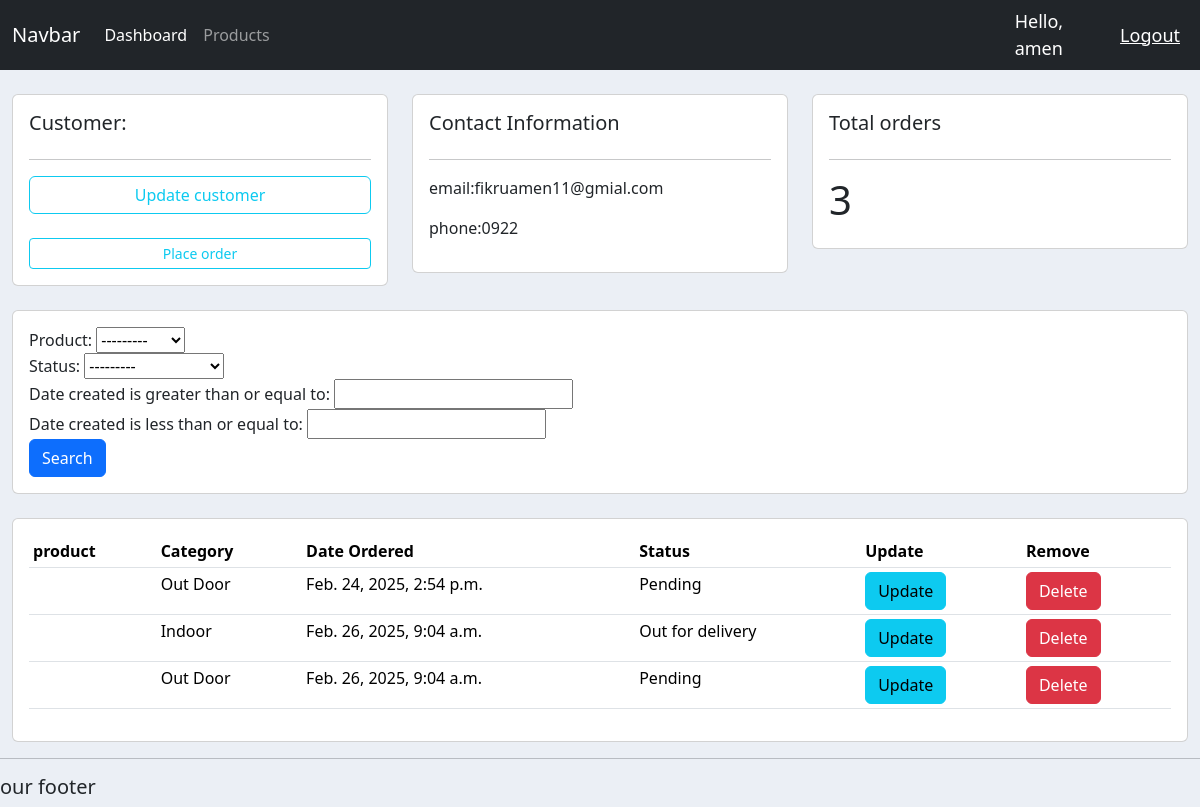
The app's page /customer/1/ (signed in) with its own data.
### accounts/models.py (models this page shows, shortened)
class Customer(models.Model):
    name = models.CharField(max_length=200, null=True)
    phone = models.CharField(max_length=20, null=True)
    email = models.CharField(max_length=30, null=True)
    date_created = models.DateTimeField(auto_now_add=True)

class Order(models.Model):
    STATUS = [
        ("Pending", "Pending"),
        ("Out for delivery", "Out for delivery"),
        ("Delivered", "Delivered"),
    ]
    customer = models.ForeignKey(Customer, null=True, on_delete=models.SET_NULL)
    product = models.ForeignKey(Product, null=True, on_delete=models.SET_NULL)
    status = models.CharField(max_length=50, choices=STATUS, null=True)
    date_created = models.DateTimeField(auto_now_add=True)

class Product(models.Model):
    CATEGORY = [("Indoor", "Indoor"), ("Out Door", "Out Door")]
    name = models.CharField(max_length=200, null=True)
    price = models.FloatField(max_length=50, null=True)
    category = models.CharField(max_length=200, choices=CATEGORY, null=True)
    description = models.CharField(max_length=200, blank=True, null=True)
    date_created = models.DateTimeField(auto_now_add=True)
    tag = models.ManyToManyField(Tag)
    def __str__(self):
        return self.name

### accounts/decorators.py (the view)
        def wrapper_func(request, *args, **kwargs):
            group = None
            if request.user.groups.exists():
                group = request.user.groups.all()[0].name
            if group in allowed_roles:
                return view_func(request, *args, **kwargs)
            else:
                return HttpResponse("You are not allowed to view this page")

### accounts/views.py (called while the page is built)
@login_required(login_url="login")
@allowed_users(allowed_roles=["admin"])
def customer(request, pk_test):
    customer = Customer.objects.get(id=pk_test)
    orders = customer.order_set.all()
    order_count = orders.count()
    myFilter = OrderFilter(request.GET, queryset=orders)
    orders = myFilter.qs
    context = {
        "customer": customer,
        "orders": orders,
        "order_count": order_count,
        "myFilter": myFilter,
    }
    return render(request, "accounts/customer.html", context)

### accounts/templates/accounts/customer.html
{%extends 'accounts/main.html'%} {% block content%}
<br />
<div class="row">
  <div class="col-md">
    <div class="card card-body">
      <h5>Customer:</h5>
      <hr />
      <a class="btn btn-outline-info btn-block" href="">Update customer</a>
      <br />
      <a
        class="btn btn-outline-info btn-sm btn-block"
        href="{% url 'create_order' customer.id %}"
        >Place order</a
      >
    </div>
  </div>
  <div class="col-md">
    <div class="card card-body">
      <h5>Contact Information</h5>
      <hr />
      <p>email:{{customer.email}}</p>
      <p>phone:{{customer.phone}}</p>
    </div>
  </div>
  <div class="col-md">
    <div class="card card-body">
      <h5>Total orders</h5>
      <hr />
      <h1 sytyle="text-align:content;padding:10px">{{order_count}}</h1>
    </div>
  </div>
</div>
<br />
<div class="row">
  <div class="col">
    <div class="card card-body">
      <form method="get">
        {{ myFilter.form }}
        <button class="btn btn-primary" type="submit">Search</button>
      </form>
    </div>
  </div>
</div>
<br />
<div class="row">
  <div class="col-md">
    <div class="card card-body">
      <table class="table table-sm">
        <tr>
          <th>product</th>
          <th>Category</th>
          <th>Date Ordered</th>
          <th>Status</th>
          <th>Update</th>
          <th>Remove</th>
        </tr>
        {%for order in orders%}
        <tr>
          <td>{{order.prouct}}</td>
          <td>{{order.product.category}}</td>
          <td>{{order.date_created}}</td>
          <td>{{order.status}}</td>
          <td>
            <a class="btn btn-info" href="{% url 'update_order' order.id %}"
              >Update</a
            >
          </td>
          <td>
            <a class="btn btn-danger" href="{% url 'delete_order' order.id %}"
              >Delete</a
            >
          </td>
        </tr>
        {%endfor%}
      </table>
    </div>
  </div>
</div>
{%endblock%}

### accounts/templates/accounts/navbar.html (shortened to what this page needs)
{% load static%}
<nav class="navbar navbar-expand-lg bg-dark navbar-dark">
  <div class="container-fluid">
    <a class="navbar-brand" href="#">Navbar</a>
    <div class="collapse navbar-collapse" id="navbarNav">
      <ul class="navbar-nav">
        <li class="nav-item">
          <a class="nav-link active" aria-current="page" href="{% url 'home' %}"
            >Dashboard</a
          >
        </li>
        <li class="nav-item">
          <a class="nav-link" href="{% url 'products' %}">Products</a>
        </li>
      </ul>
    </div>
  </div>
  <span class="hello-msg">Hello, {{request.user}}</span>
  <span><a class="hello-msg" href="{% url 'logout' %}">Logout</a></span>
</nav>

### crm/static/css/main.css (style rules this page uses)
body { background-color: #ebeff5; }

### accounts/templates/accounts/main.html (style rules this page uses)
body { background-color: #ebeff5; }

### accounts/templates/accounts/navbar.html (style rules this page uses)
.hello-msg { font-size: 18px; color: #fff; margin-right: 20px; }

### records on screen
Customer: email "fikruamen11@gmial.com", phone "0922"
Order: product.category "Out Door", date_created "Feb. 24, 2025, 2:54 p.m.", status "Pending"
Order: product.category "Indoor", date_created "Feb. 26, 2025, 9:04 a.m.", status "Out for delivery"
Order: product.category "Out Door", date_created "Feb. 26, 2025, 9:04 a.m.", status "Pending"

### other values on screen
{{ request.user }} "amen"
{{ order_count }} "3"
